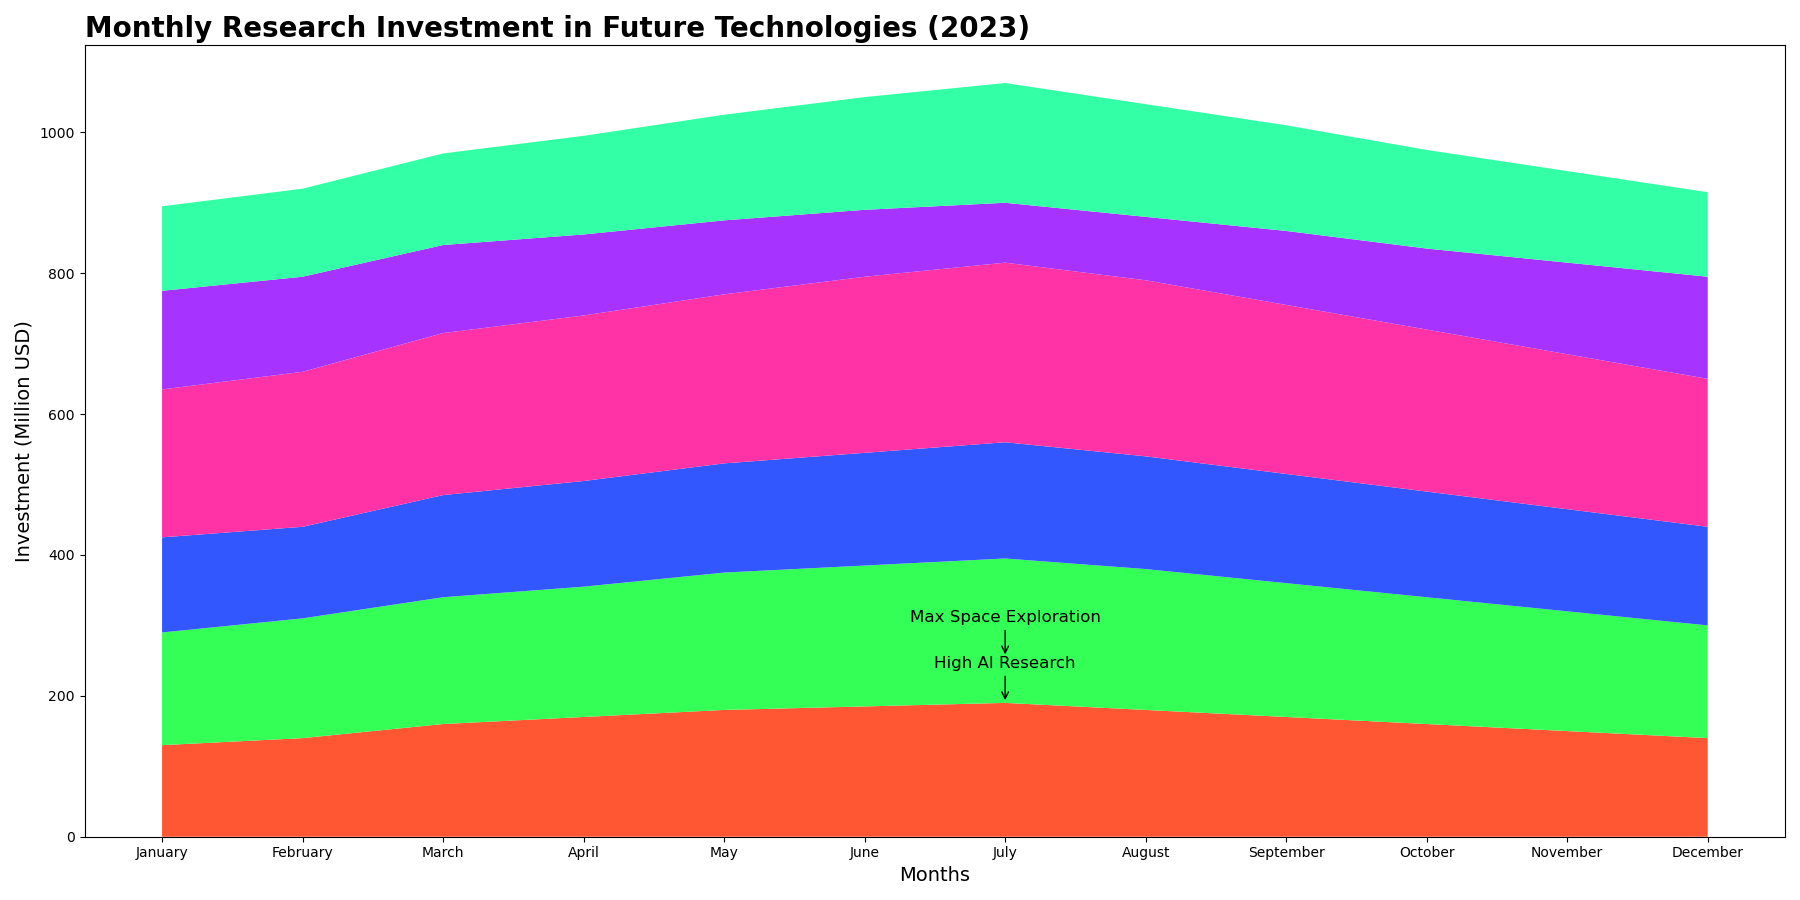

Python code for this plot:

import matplotlib.pyplot as plt
import numpy as np

# Data
months = ['January', 'February', 'March', 'April', 'May', 'June', 'July', 
          'August', 'September', 'October', 'November', 'December']
ai_research = np.array([130, 140, 160, 170, 180, 185, 190, 180, 170, 160, 150, 140])
quantum_computing = np.array([160, 170, 180, 185, 195, 200, 205, 200, 190, 180, 170, 160])
robotics = np.array([135, 130, 145, 150, 155, 160, 165, 160, 155, 150, 145, 140])
space_exploration = np.array([210, 220, 230, 235, 240, 250, 255, 250, 240, 230, 220, 210])
green_technology = np.array([140, 135, 125, 115, 105, 95, 85, 90, 105, 115, 130, 145])
bioengineering = np.array([120, 125, 130, 140, 150, 160, 170, 160, 150, 140, 130, 120])

# Stacking the data
tech_research = np.vstack([ai_research, quantum_computing, robotics, space_exploration, green_technology, bioengineering])

# Plot
fig, ax = plt.subplots(figsize=(18, 9))
ax.stackplot(months, tech_research, colors=['#FF5733', '#33FF57', '#3357FF', '#FF33A6', '#A633FF', '#33FFA6'])
ax.set_title('Monthly Research Investment in Future Technologies (2023)', fontsize=20, fontweight='bold', loc='left')
ax.set_ylabel('Investment (Million USD)', fontsize=14)
ax.set_xlabel('Months', fontsize=14)

# Adding annotation on the chart for the maximum space exploration investment
max_space_index = np.argmax(space_exploration)
ax.annotate('Max Space Exploration', xy=(months[max_space_index], space_exploration[max_space_index]), xytext=(months[max_space_index], space_exploration[max_space_index] + 50),
            arrowprops=dict(facecolor='black', arrowstyle='->'), ha='center', fontsize=12)

# Adding annotation for AI research in July
ai_july_index = 6
ax.annotate('High AI Research', xy=(months[ai_july_index], ai_research[ai_july_index]), xytext=(months[ai_july_index], ai_research[ai_july_index] + 50),
            arrowprops=dict(facecolor='blue', arrowstyle='->'), ha='center', fontsize=12)

plt.tight_layout()
plt.show()
